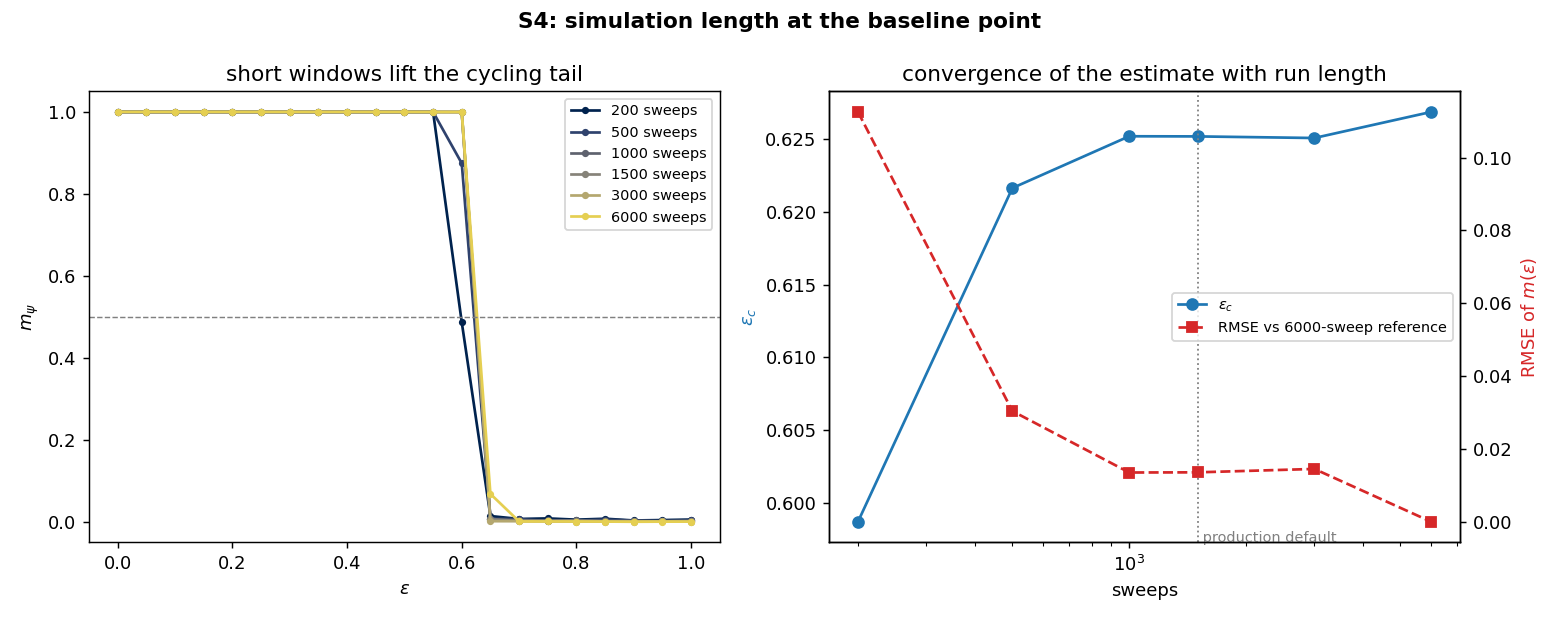

This figure's Python source:
"""
S4 (report Sec. 5): simulation length (sweeps) — does 1500 sweeps suffice?

Full eps sweeps at six run lengths (burn-in fixed at 30% of each), 4 graph
seeds; the 6000-sweep curve is the reference. Hypothesis
(sensitivity/HYPOTHESES.md): short runs bias the cycling phase UP (a short
window averages a fraction of a psi rotation) and may bias the ordered phase
down (unfinished ordering), so eps_c is overestimated at small sweeps and
converges from above by ~1500.
"""

import os, sys
import numpy as np
import matplotlib.pyplot as plt

sys.path.insert(0, os.path.join(os.path.dirname(__file__), ".."))
from common.graphs import build_graph, write_edgelist
from common.observables import eps_crossing
from common.io import save_table
from common import runner

HERE = os.path.dirname(os.path.abspath(__file__))
SWEEPS = [200, 500, 1000, 1500, 3000, 6000]
SEEDS = [1, 2, 3, 4]
EPS = np.linspace(0, 1, 21)
N, K = 500, 20


def main():
    runner.ensure_engine()
    els = {s: write_edgelist(build_graph("ER", N, K, seed=s),
                             os.path.join(HERE, f"_eg_{s}.edgelist"))
           for s in SEEDS}
    points = [(sw, e, s) for sw in SWEEPS for e in EPS for s in SEEDS]
    res = runner.run_many([dict(edgelist=els[s], eps=float(e), sweeps=sw, seed=s)
                           for sw, e, s in points])
    m = np.array([r["m_psi"] for r in res]).reshape(len(SWEEPS), len(EPS), len(SEEDS))
    for el in els.values():
        os.remove(el)

    mean = m.mean(axis=2)
    ref = mean[-1]
    summary = {"sweeps": SWEEPS,
               "eps_c": [eps_crossing(EPS, mean[i]) for i in range(len(SWEEPS))],
               "rmse_vs_ref": [float(np.sqrt(np.mean((mean[i] - ref) ** 2)))
                               for i in range(len(SWEEPS))],
               "m_cycle": [mean[i][EPS >= 0.8].mean() for i in range(len(SWEEPS))]}
    curves = {"epsilon": EPS}
    for i, sw in enumerate(SWEEPS):
        curves[f"m_sw{sw}"] = mean[i]
    save_table(os.path.join(HERE, "sens_equilibration.csv"), summary)
    save_table(os.path.join(HERE, "sens_equilibration_curves.csv"), curves)

    for i, sw in enumerate(SWEEPS):
        print(f"sweeps={sw:5d}: eps_c={summary['eps_c'][i]:.4f}  "
              f"RMSE vs 6000 = {summary['rmse_vs_ref'][i]:.4f}  "
              f"m_cycle={summary['m_cycle'][i]:.4f}")

    fig, axes = plt.subplots(1, 2, figsize=(12, 4.8))
    cmap = plt.cm.cividis(np.linspace(0, 0.9, len(SWEEPS)))
    for i, sw in enumerate(SWEEPS):
        axes[0].plot(EPS, mean[i], "o-", ms=3, color=cmap[i], label=f"{sw} sweeps")
    axes[0].axhline(0.5, color="gray", ls="--", lw=0.8)
    axes[0].set_xlabel(r"$\varepsilon$"); axes[0].set_ylabel(r"$m_\psi$")
    axes[0].set_title("short windows lift the cycling tail"); axes[0].legend(fontsize=8)
    ax2 = axes[1]
    ax2.semilogx(SWEEPS, summary["eps_c"], "o-", color="tab:blue",
                 label=r"$\varepsilon_c$")
    ax2.axvline(1500, color="gray", ls=":", lw=1)
    ax2.text(1500, ax2.get_ylim()[0], " production default", fontsize=8, color="gray")
    ax2.set_xlabel("sweeps"); ax2.set_ylabel(r"$\varepsilon_c$", color="tab:blue")
    ax3 = ax2.twinx()
    ax3.semilogx(SWEEPS, summary["rmse_vs_ref"], "s--", color="tab:red",
                 label="RMSE vs 6000-sweep reference")
    ax3.set_ylabel(r"RMSE of $m(\varepsilon)$", color="tab:red")
    ax2.set_title("convergence of the estimate with run length")
    h2, l2 = ax2.get_legend_handles_labels(); h3, l3 = ax3.get_legend_handles_labels()
    ax2.legend(h2 + h3, l2 + l3, fontsize=8, loc="center right")
    fig.suptitle("S4: simulation length at the baseline point", fontweight="bold")
    fig.tight_layout()
    fig.savefig(os.path.join(HERE, "sens_equilibration.png"), dpi=130)
    print("Saved sens_equilibration.png")


if __name__ == "__main__":
    main()
